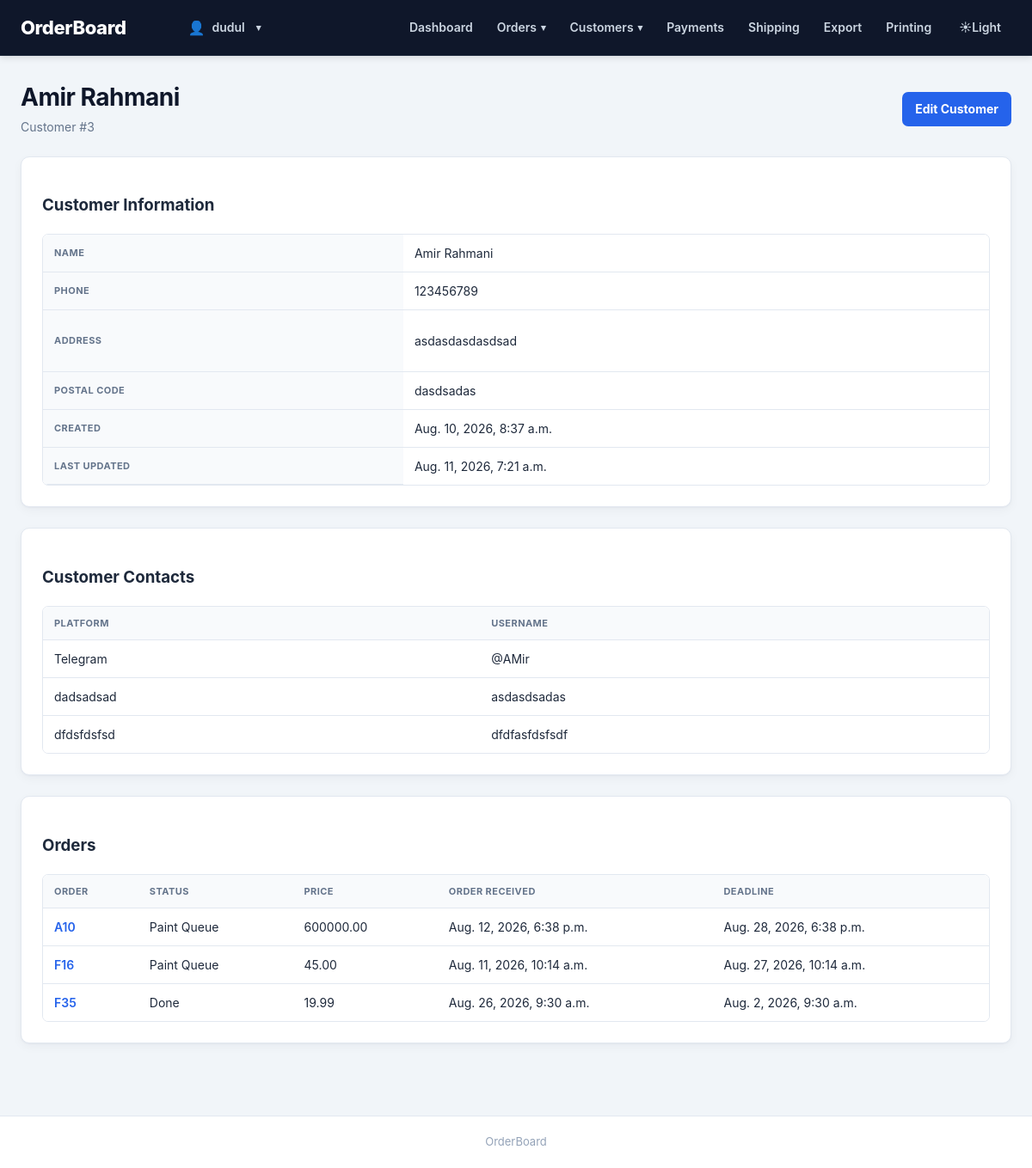
The page /customers/3/ (signed in) on the database its author committed.
### orderboard/models.py (models this page shows, shortened)
class Customer(models.Model):
    name = models.CharField(max_length=100)
    phone = models.CharField(max_length=30, blank=True)
    address = models.TextField(blank=True)
    postal_code = models.CharField(max_length=50, blank=True)
    created_at = models.DateTimeField(auto_now_add=True)
    updated_at = models.DateTimeField(auto_now=True)

class CustomerContact(models.Model):
    customer = models.ForeignKey(Customer, on_delete=models.CASCADE, related_name="contacts")
    platform = models.CharField(max_length=30)
    username = models.CharField(max_length=150)
    created_at = models.DateTimeField(auto_now_add=True)

class Order(models.Model):
    class Status(models.TextChoices):
        MODELING = "modeling", "Modeling Queue"
        PRINT = "print", "Print Queue"
        PAINT = "paint", "Paint Queue"
        DONE = "done", "Done"
    customer = models.ForeignKey(Customer, on_delete=models.PROTECT, related_name="orders")
    title = models.CharField(max_length=300)
    description = models.TextField(blank=True)
    source = models.CharField(max_length=50)
    status = models.CharField(max_length=20, choices=Status.choices, default=Status.MODELING)
    order_received_at = models.DateTimeField(blank=True, null=True)
    deadline = models.DateTimeField(blank=True, null=True)
    total_price = models.DecimalField(max_digits=20, decimal_places=2)
    project_cost = models.DecimalField(max_digits=20, decimal_places=2, blank=True, null=True)
    cost_details = models.TextField(blank=True)
    notes = models.TextField(blank=True)
    created_at = models.DateTimeField(auto_now_add=True)
    updated_at = models.DateTimeField(auto_now=True)
    def is_overdue(self):
        if not self.deadline:
            return False
        if self.status == self.Status.DONE:
            return False
        from django.utils import timezone
        return self.deadline < timezone.now()

### orderboard/views.py (the view)
@login_required
def customer_detail(request, id):
    customer = get_object_or_404(
        Customer,
        id=id,
    )
    orders = (
        customer.orders
        .select_related("customer")
        .order_by("-created_at")
    )
    contacts = (
        customer.contacts
        .order_by(
            "platform",
            "username",
        )
    )
    return render(
        request,
        "orderboard/customers/detail.html",
        {
            "customer": customer,
            "orders": orders,
            "contacts": contacts,
        },
    )

### orderboard/templates/orderboard/customers/detail.html (shortened to what this page needs)
{% extends "orderboard/base.html" %}
{% block content %}
<div class="page-header">
    <div>
        <h2>{{ customer.name }}</h2>
        <p class="page-description">Customer #{{ customer.id }}</p>
    </div>
    <div class="page-actions">
        <a class="button" href="{% url 'customer_edit' customer.id %}">Edit Customer</a>
    </div>
</div>
<section class="content-section">
    <h3>Customer Information</h3>
    <div class="responsive-table">
        <table>
            <tr>
                <th>Name</th>
                <td data-label="Name">{{ customer.name }}</td>
            </tr>
            <tr>
                <th>Phone</th>
                <td data-label="Phone">{{ customer.phone|default:"-" }}</td>
            </tr>
            <tr>
                <th>Address</th>
                <td data-label="Address">{{ customer.address|default:"-"|linebreaks }}</td>
            </tr>
            <tr>
                <th>Postal Code</th>
                <td data-label="Postal Code">{{ customer.postal_code|default:"-" }}</td>
            </tr>
            <tr>
                <th>Created</th>
                <td data-label="Created">{{ customer.created_at }}</td>
            </tr>
            <tr>
                <th>Last Updated</th>
                <td data-label="Last Updated">{{ customer.updated_at }}</td>
            </tr>
        </table>
    </div>
</section>
<section class="content-section">
    <h3>Customer Contacts</h3>
    <div class="responsive-table">
        <table>
            <thead>
                <tr>
                    <th>Platform</th>
                    <th>Username</th>
                </tr>
            </thead>
            <tbody>
                {% for contact in contacts %}
                    <tr>
                        <td data-label="Platform">{{ contact.platform }}</td>
                        <td data-label="Username">{{ contact.username }}</td>
                    </tr>
                {% empty %}
                    <tr>
                        <td colspan="2">No customer contacts recorded.</td>
                    </tr>
                {% endfor %}
            </tbody>
        </table>
    </div>
</section>
<section class="content-section">
    <h3>Orders</h3>
    <div class="responsive-table">
        <table>
            <thead>
                <tr>
                    <th>Order</th>
                    <th>Status</th>
                    <th>Price</th>
                    <th>Order Received</th>
                    <th>Deadline</th>
                </tr>
            </thead>
            <tbody>
                {% for order in orders %}
                    <tr class="{% if order.is_overdue %}overdue{% endif %}">
                        <td data-label="Order">
                            <a href="{% url 'order_detail' order.id %}">
                                {{ order.title }}
                            </a>
                        </td>
                        <td data-label="Status">
                            {{ order.get_status_display }}
                        </td>
                        <td data-label="Price">
                            {{ order.total_price }}
                        </td>
                        <td data-label="Order Received">
                            {{ order.order_received_at|default:"-" }}
                        </td>
                        <td data-label="Deadline">
                            {{ order.deadline|default:"-" }}
                        </td>
                    </tr>
                {% empty %}
                    <tr>
                        <td colspan="5">No orders for this customer.</td>
                    </tr>
                {% endfor %}
            </tbody>
        </table>
    </div>
</section>
{% endblock %}

### orderboard/templates/orderboard/base.html (shortened to what this page needs)
{% load static %}
<!DOCTYPE html>
<html lang="en">
<head>
    <link rel="stylesheet" href="{% static 'orderboard/css/style.css' %}?v=5">
</head>
<body>
    <header class="site-header">
        <div class="header-inner">
            <h1 class="site-title">
                <a href="{% url 'dashboard' %}">
                    OrderBoard
                </a>
            </h1>
            {% if user.is_authenticated %}
            <div class="header-account">
                <div class="account-dropdown">
                    <button type="button" class="account-button" id="account-button" aria-expanded="false">
                        <span class="account-icon">
                            👤
                        </span>
                        <span class="account-name">
                            {{ user.username }}
                        </span>
                        <span class="dropdown-arrow">
                            ▾
                        </span>
                    </button>
                </div>
            </div>
            <nav class="main-nav">
                <a href="{% url 'dashboard' %}">
                    Dashboard
                </a>
                <div class="nav-dropdown">
                    <button type="button" class="nav-dropdown-btn" aria-expanded="false">
                        Orders
                        <span class="dropdown-arrow">
                            ▾
                        </span>
                    </button>
                </div>
                <div class="nav-dropdown">
                    <button type="button" class="nav-dropdown-btn" aria-expanded="false">
                        Customers
                        <span class="dropdown-arrow">
                            ▾
                        </span>
                    </button>
                </div>
                <a href="{% url 'payment_list' %}">
                    Payments
                </a>
                <a href="{% url 'shipping_list' %}">
                    Shipping
                </a>
                <a href="{% url 'export_center' %}">
                    Export
                </a>
                <a href="{% url 'printing_list' %}">
                    Printing
                </a>
                <button type="button" id="theme-toggle" class="theme-toggle" aria-label="Toggle theme">
                    <span id="theme-icon">
                    </span>
                    <span id="theme-text">
                    </span>
                </button>
            </nav>
            {% endif %}
        </div>
    </header>
    <main class="main-content">
        {% block content %}{% endblock %}
    </main>
    <footer class="site-footer">
        <div class="footer-inner">
            <p>
                OrderBoard
            </p>
        </div>
    </footer>
</body>
</html>

### rows shown on the page
Customer: name "Amir Rahmani", id "3", phone "123456789", address "asdasdasdasdsad", postal_code "dasdsadas", created_at "Aug. 10, 2026, 8:37 a.m.", updated_at "Aug. 11, 2026, 7:21 a.m."
CustomerContact: platform "Telegram", username "@AMir"
CustomerContact: platform "dadsadsad", username "asdasdsadas"
CustomerContact: platform "dfdsfdsfsd", username "dfdfasfdsfsdf"
Order: title "A10", status "Paint Queue", total_price "600000.00", order_received_at "Aug. 12, 2026, 6:38 p.m.", deadline "Aug. 28, 2026, 6:38 p.m."
Order: title "F16", status "Paint Queue", total_price "45.00", order_received_at "Aug. 11, 2026, 10:14 a.m.", deadline "Aug. 27, 2026, 10:14 a.m."
Order: title "F35", status "Done", total_price "19.99", order_received_at "Aug. 26, 2026, 9:30 a.m.", deadline "Aug. 2, 2026, 9:30 a.m."

### other values the page prints
{{ user.username }} "dudul"
